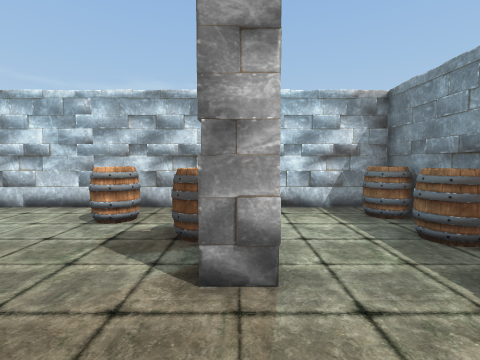
view 1 (above)

19 first-person views from a walk through a Unity game level. The camera is 1.2 m above the floor, tilts 4° down and sees 85° across. The floor is counted in squares, 1 m on a side. Each view is taken from the middle of a square. On the plan, view 1 faces up. The plan holds only what a view shows up to about 12 squares ahead; the rest is blank.

view 2
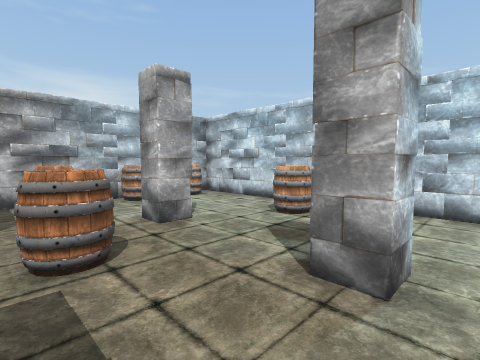

view 3
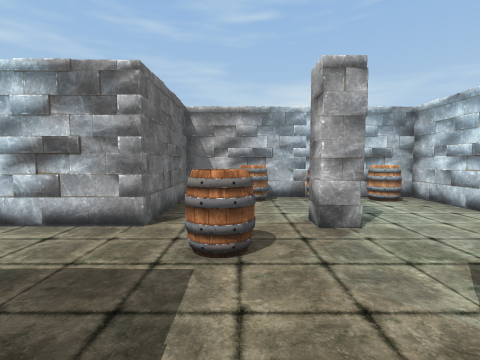

view 4
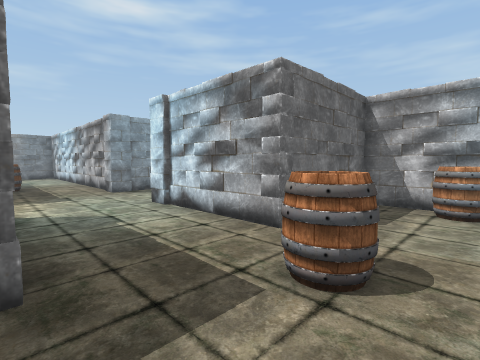

view 5
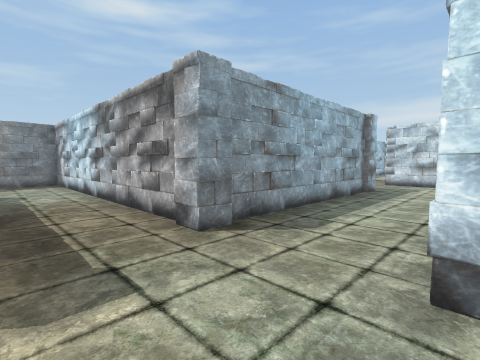

view 6
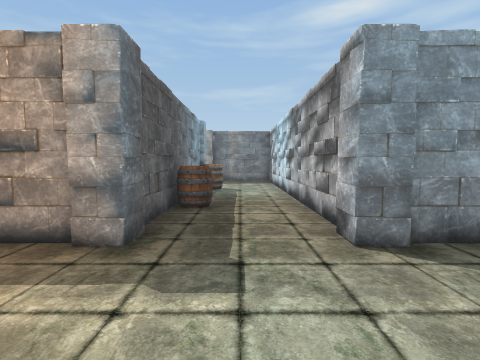

view 7
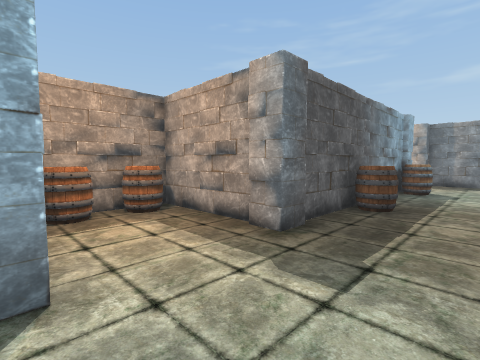

view 8
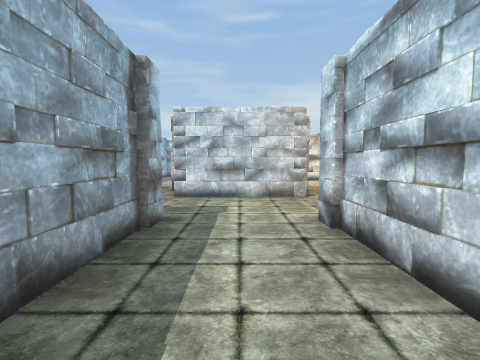

view 9
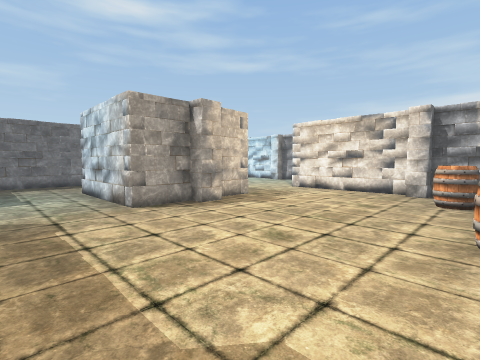

view 10
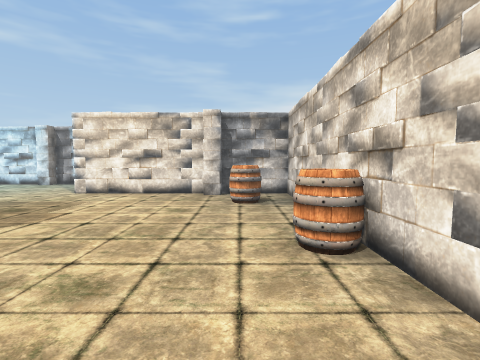

view 11
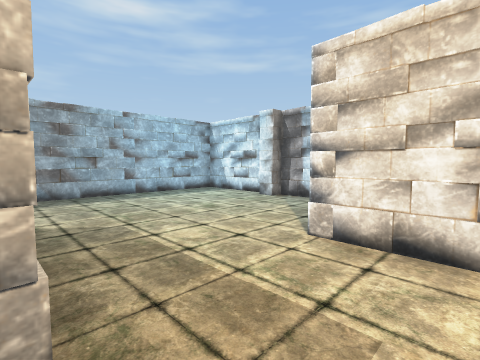

view 12
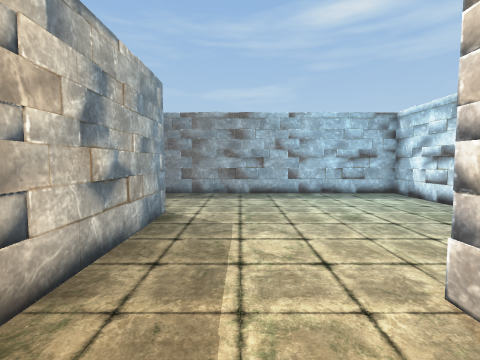

view 13
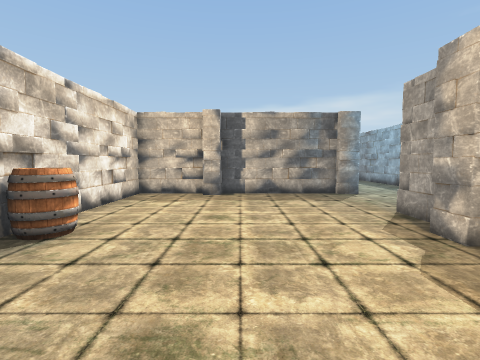

view 14
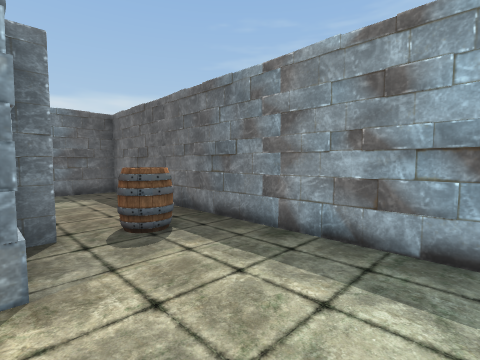

view 15
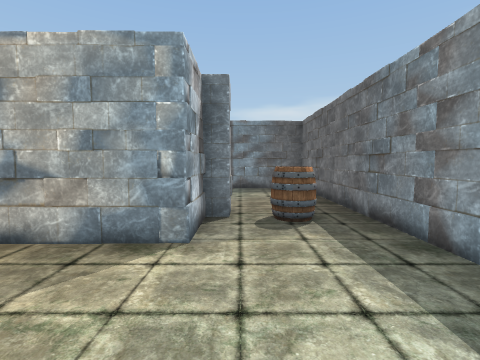

view 16
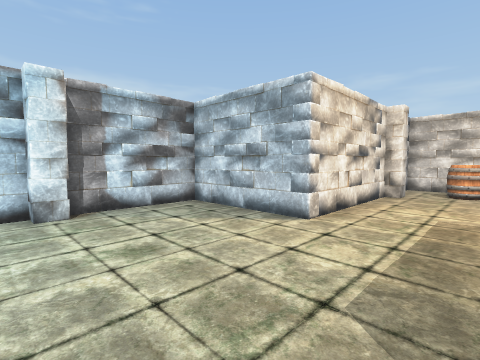

view 17
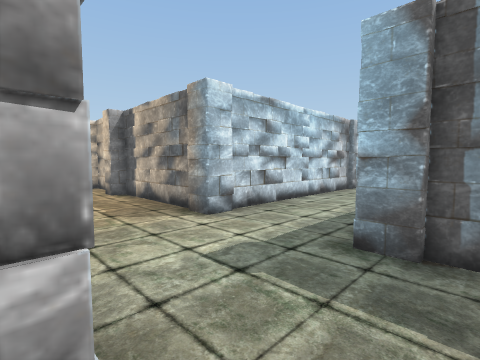

view 18
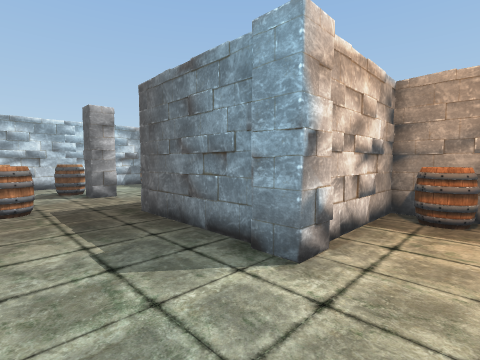

view 19
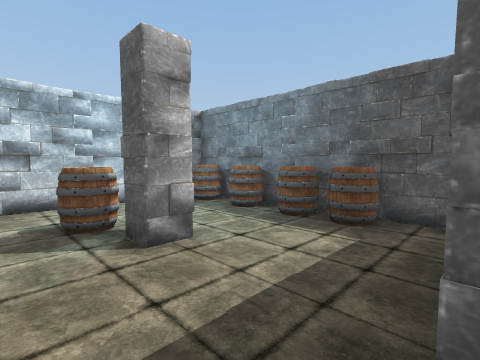

### Floor plan
Points are (right, up) in squares from view 1. A wall is a line through its corners. A room is listed if a view was taken in it or the views show most of it. See-through windows are left out.
Room 1 (views 1, 2, 3, 4, 5, 6, 7, 8, 9, 10, 11, 12, 13, 14, 15, 16, 17, 18, 19)
walls: (-12.2, -4.5) (-12.2, 2.8) (-23.8, 2.8) (-23.8, -5.2) (-27.8, -5.2) (-27.8, -12.8) (-12.2, -12.8) (-12.2, -9.5); (-11.5, -8.8) (-4.4, -8.8); (-4.6, -5.2) (-11.5, -5.2); (-3.8, -9.6) (-3.8, -19.2); (-18.6, -9.2) (-20.2, -9.2) (-20.2, -4.8) (-15.8, -4.8) (-15.8, -9.3); (-0.2, -4.5) (-0.2, -0.7); (0.4, -8.8) (3.8, -8.8) (3.8, -5.2) (0.6, -5.2); (-0.2, -16.5) (-0.2, -9.6); (3.8, -0.4) (3.8, 6.8) (-7.8, 6.8) (-7.8, -0.8) (-3.8, -0.8) (-3.8, -4.5); (-2.4, -20.8) (-1.7, -20.8)
objects: pillar (-28, -9) to (-27, -9); pillar (-24, 0) to (-23, 0); barrel (-22, 1) to (-21, 2); barrel (-19, -11) to (-18, -11); pillar (-18, -10) to (-18, -9); pillar (-18, -5) to (-18, -4); barrel (-18, 2) to (-17, 2); pillar (-13, 0) to (-12, 0); pillar (-12, -9); pillar (-12, -5); barrel (-7, 1) to (-7, 2); barrel (-7, 3) to (-7, 4); barrel (-7, 5) to (-7, 6); pillar (-4, -9); pillar (-4, -5); pillar (-4, 3); barrel (-3, 0) to (-2, 1); barrel (-3, 5) to (-2, 6); barrel (-1, -17) to (-1, -16); barrel (-1, -12); barrel (-1, 4) to (0, 5); pillar (0, -17); pillar (0, -9); pillar (0, -5); pillar (0, 3); barrel (3, -8) to (3, -7); barrel (3, -6); barrel (3, 1) to (3, 2); barrel (3, 3); barrel (3, 4); barrel (3, 5) to (3, 6)

Positions as (right, up) in squares from view 1, and headings:
1: (0, 0), facing up
2: (1, 0), facing up-left
3: (1, 1), facing left
4: (0, 2), facing down-left
5: (-1, -5), facing down-left
6: (-2, -5), facing down
7: (-3, -5), facing down-right
8: (-7, -7), facing left
9: (-13, 2), facing down-left
10: (-14, 1), facing left
11: (-20, -3), facing down-left
12: (-22, -3), facing down
13: (-22, -1), facing right
14: (-23, -9), facing down-right
15: (-24, -10), facing right
16: (-21, -10), facing up-left
17: (-16, -10), facing up-right
18: (-3, -7), facing up-right
19: (-2, -1), facing up-right
